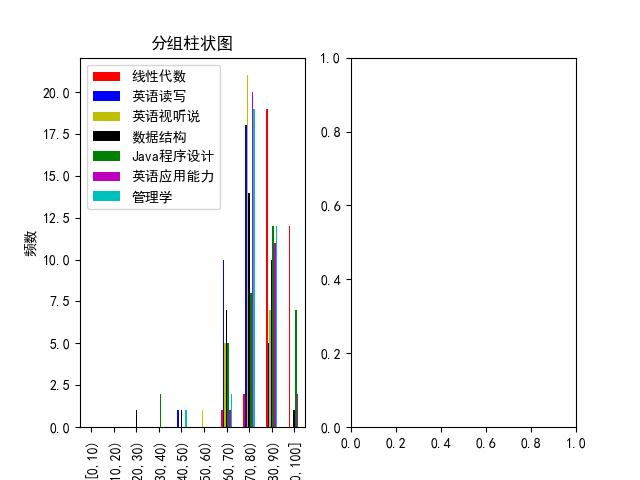
#> input picture visualization_prj/image1.jpg, 640 x 480 px
$ python im_test.py
#> lines starting #> are read from the running program, lines starting #| are printed output that depends on the picture
import matplotlib.pyplot as plt
from PIL import Image
image1 = Image.open('image1.jpg')
#> image1 is the input picture: PIL image 640x480 RGB; mean R, G, B 244, 243.8, 244
image2 = Image.open('image2.jpg')
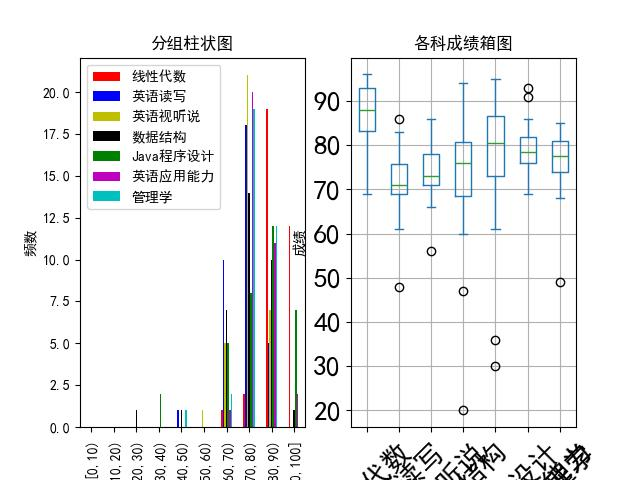
#> input picture visualization_prj/image2.jpg, 640 x 480 px
#> image2 is the input picture: PIL image 640x480 RGB; mean R, G, B 237.8, 238.3, 238.6
if image1.height != image2.height:
    pass
else:
    new_width = image1.width + image2.width
#> new_width = 1280
    new_image = Image.new('RGB',(new_width,image1.height))
#> new_image: PIL image 1280x480 RGB; every value is 0
    new_image.paste(image1,(0,0))
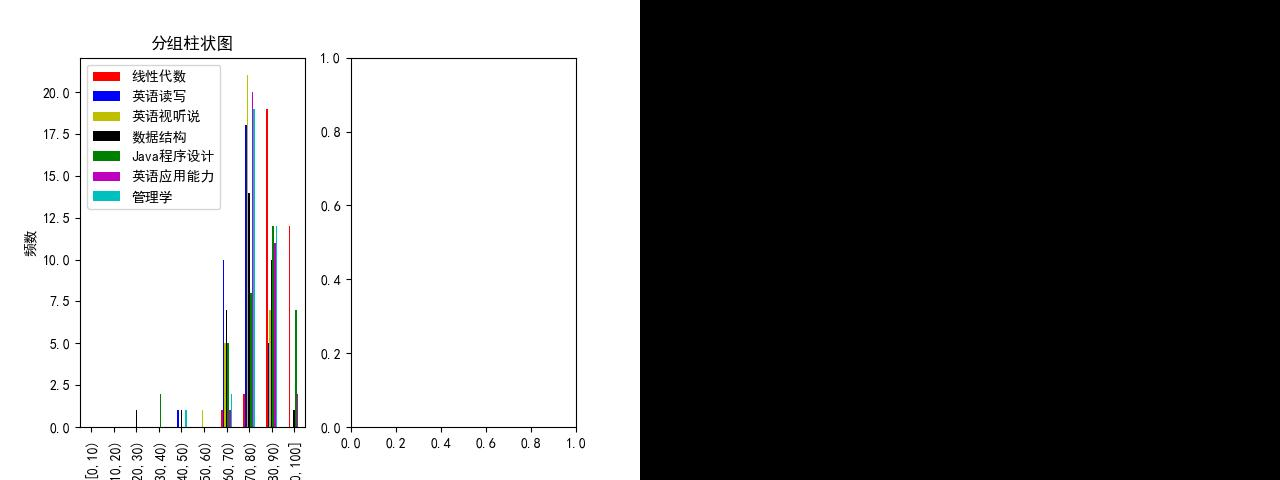
#> new_image: PIL image 1280x480 RGB; mean R, G, B 122, 121.9, 122
    new_image.paste(image2, (image1.width, 0))
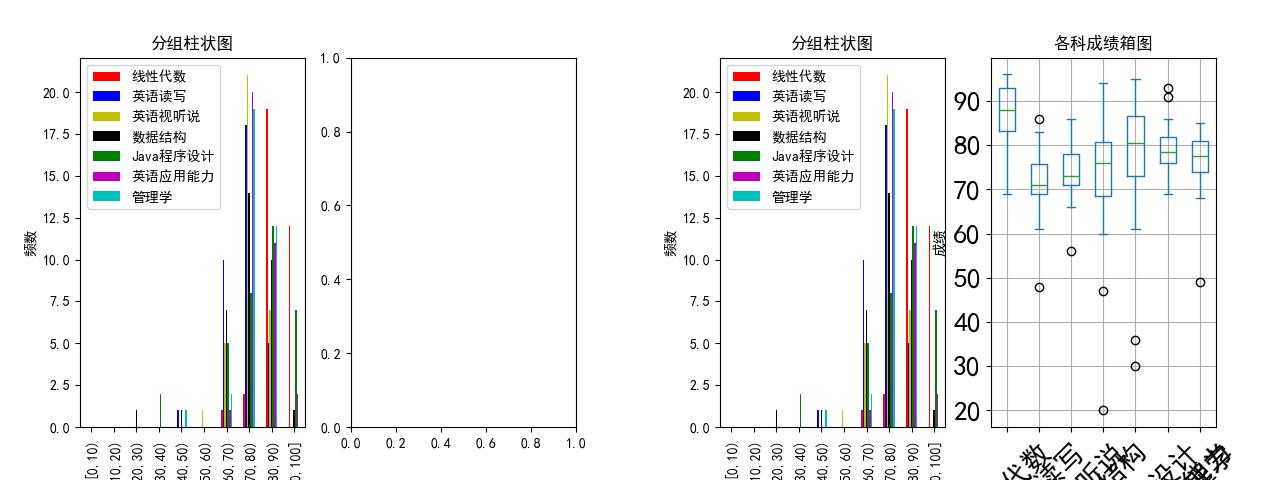
#> new_image: PIL image 1280x480 RGB; mean R, G, B 240.9, 241, 241.3
    new_image.save('combined_image.jpg')
class im_show:
   def __init__(self,url):
         self.url = url

   def show(self):
       image = Image.open(self.url)
       fig, ax = plt.subplots()
       ax.imshow(image)
       ax.axis('off')
       plt.show()

show_todo = im_show('combined_image.jpg')
show_todo.show()
